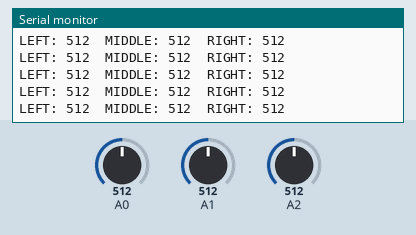
Simulated run of this sketch. Board: Arduino Uno, built with avr-gcc and run on an emulated ATmega328P. Shown: the last lines printed to the serial monitor. Inputs (shaded band) come from the test bench; at power-on: A0 = 512, A2 = 512, A1 = 512.

Above: at 1.2 s.
1.3 s: A0 set to 11
At 1.33 s:
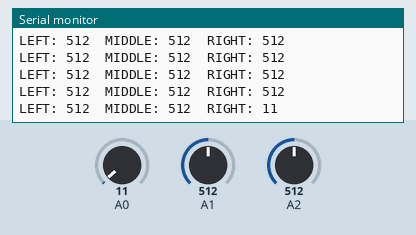
4.3 s: A0 set to 8
At 4.34 s:
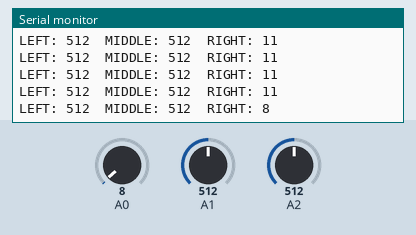
8.8 s: A2 set to 104
At 8.84 s:
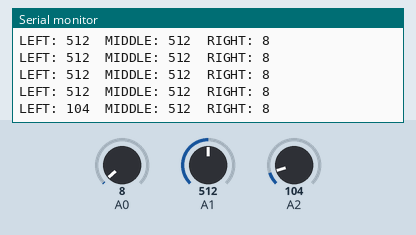
11.8 s: A2 set to 93
At 11.8 s:
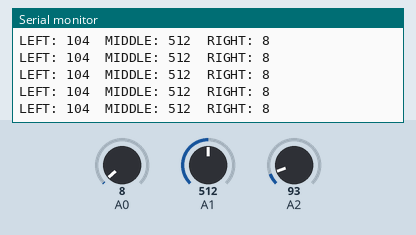
13.3 s: A1 set to 987
At 13.33 s:
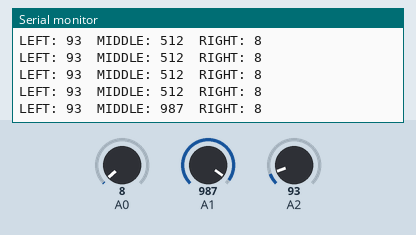
14.8 s: A1 set to 1009
At 14.81 s:
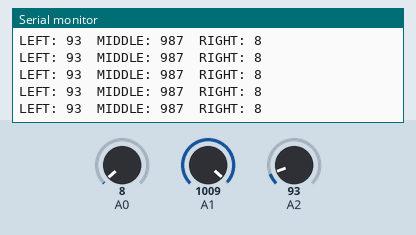
Timing chart, 0 to 17.3 s (numbered marks = the images above; inputs shaded):
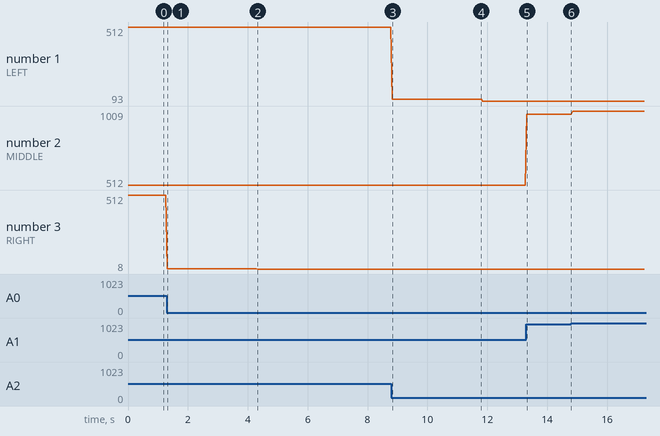

The sketch:

ir_sensor_readings.ino
```cpp
#include <Arduino.h>
// Lab 3 三路采样，恢复 PDF 代码排版符号；左 A2 / 中 A1 / 右 A0。
void setup() { Serial.begin(9600); }

void loop() {
  int L = analogRead(A2); delay(2);
  int C = analogRead(A1); delay(2);
  int R = analogRead(A0); delay(2);
  Serial.print(F("LEFT: ")); Serial.print(L);
  Serial.print(F("\tMIDDLE: ")); Serial.print(C);
  Serial.print(F("\tRIGHT: ")); Serial.println(R);
  delay(50);
}
```

Measured:
- after the input at 1.3 s, the serial monitor: prints a new line at once (image 1)
- after the input at 4.3 s, the serial monitor: prints a new line at once (image 2)
- after the input at 8.8 s, the serial monitor: prints a new line at once (image 3)
- after the input at 13.3 s, the serial monitor: prints a new line at once (image 5)
- plotted number 1: 512 → 104 after the input at 8.8 s, 104 → 93 after the input at 11.8 s
- plotted number 2: 512 → 987 after the input at 13.3 s, 987 → 1009 after the input at 14.8 s
- plotted number 3: 512 → 11 after the input at 1.3 s, 11 → 8 after the input at 4.3 s
